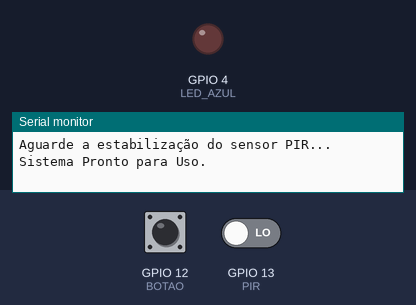
Bench run of a sketch on a simulated ESP32. Parts: output pins drawn as LEDs (lit = HIGH), the last lines printed to the serial monitor. Dashed ring = blinking. The test bench sets the inputs (shaded band); at power-on: GPIO 13 (PIR) LOW, GPIO 12 (BOTAO) LOW.

Above: at 6.2 s.
6.3 s: GPIO 13 (PIR) driven HIGH
At 6.37 s:
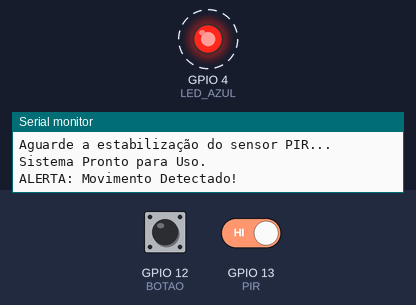
9.3 s: GPIO 12 (BOTAO) pulled HIGH for 0.15 s
Timing chart, 0 to 19.4 s (numbered marks = the images above; inputs shaded):
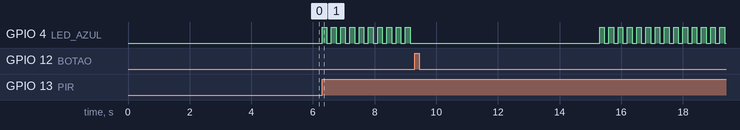

Measured:
- after the input at 6.3 s, GPIO 4 (LED_AZUL): alternates HIGH for 0.15 s and LOW for 0.15 s, starting at once

The sketch:

skecth.ino
```cpp
#define BOTAO 12
#define LED_AZUL 4
#define PIR 13

bool alarmeDisparado = false;
long ultimoTempoPisca = 0;  // Última vez que olhei o relógio
const long intervalo = 150; // Intervalo de 'piscagem'
int estadoLed = LOW;        // Alterar o estado do LED

void setup() {
  Serial.begin(115200);

  pinMode(BOTAO, INPUT);
  pinMode(LED_AZUL, OUTPUT);
  digitalWrite(LED_AZUL, LOW); // COMEÇA DESLIGADO
  pinMode(PIR, INPUT);

  Serial.println("Sistema de Alarme com Reset por Botao - Iniciado");
  Serial.println("Aguarde a estabilização do sensor PIR...");
  delay(5000);
  Serial.println("Sistema Pronto para Uso.");
}

void loop() {
  // Se o alarme não estiver disparado, verifica se há movimento
  if(!alarmeDisparado) {
    int estadoPir = digitalRead(PIR);
    if(estadoPir == HIGH) { // tendo movimento
      Serial.println("ALERTA: Movimento Detectado!");
      alarmeDisparado = true;
    }
  }

  // Se o alarme estiver disparado, fica piscando e verifica botão de reset
  if(alarmeDisparado) {
    piscaLed();
    verificarBotao();
  }

  if(Serial.available() > 0) {
    String senha = Serial.readStringUntil('\n');
    senha.trim();

    if(senha == "SENAC") {
      desligarAlarme();
    } else {
      Serial.print("Senha incorreta!");
    }
  }
}

void desligarAlarme() {
  alarmeDisparado = false;
  Serial.println("Sistema interrompido pelo usuario! Aguarde 6 segundos");
  digitalWrite(LED_AZUL, LOW);
  delay(6000);
  Serial.println("Sistema em operacao novamente!");
}

void verificarBotao() {
  int estadoBotao = digitalRead(BOTAO);
  if(estadoBotao == HIGH) {
    desligarAlarme();
  }
}

void piscaLed() {
  long tempoAtual = millis();

  if(tempoAtual - ultimoTempoPisca >= intervalo) {

    ultimoTempoPisca = tempoAtual;

    if(estadoLed == LOW) {
      estadoLed = HIGH;
    } else {
      estadoLed = LOW;
    }
    digitalWrite(LED_AZUL, estadoLed);
  }
}
```
